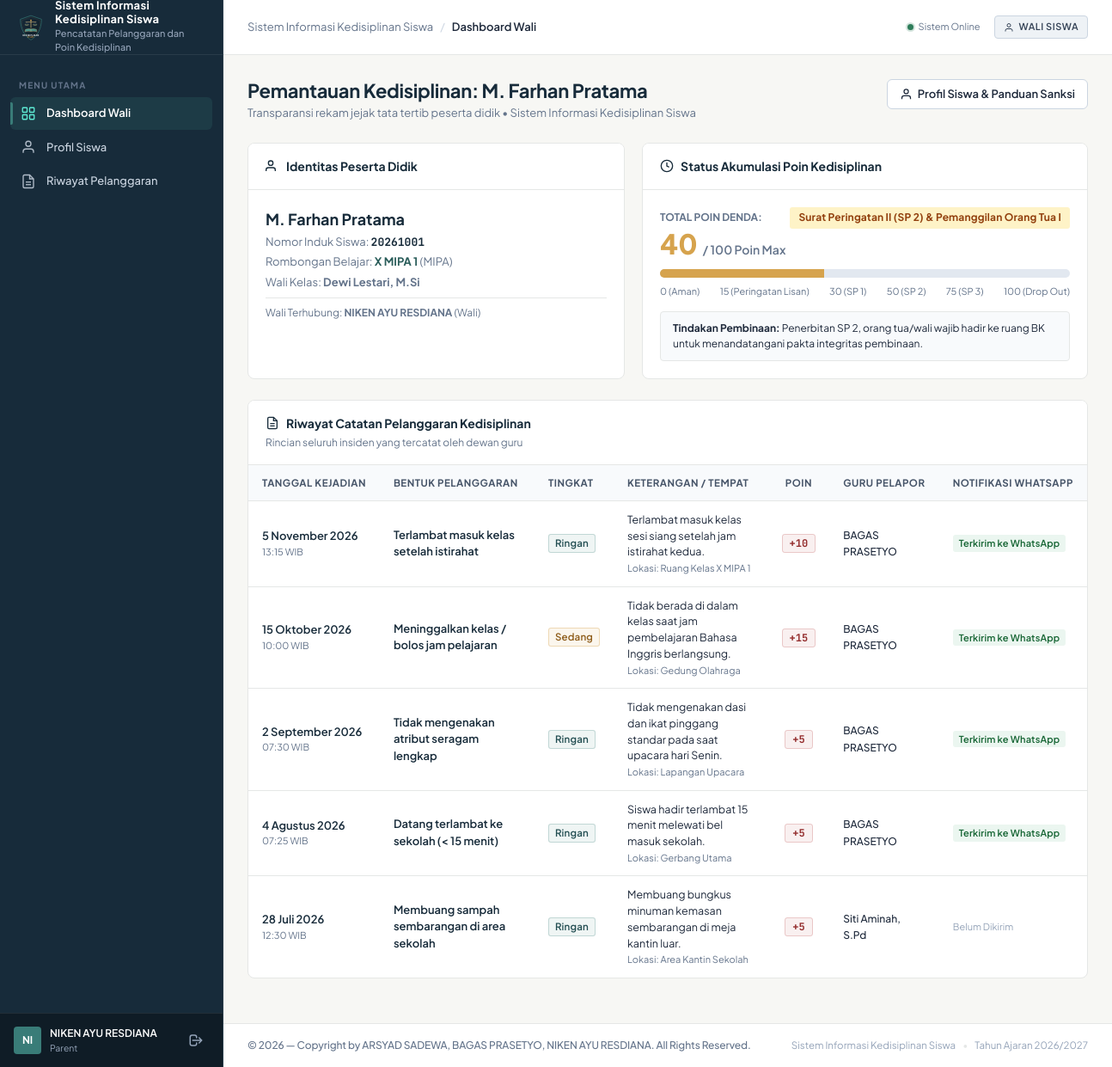
Page /parent/dashboard.php (signed in) on the committed database.
### tables this page shows
CREATE TABLE `users` (
    `id` INT AUTO_INCREMENT PRIMARY KEY,
    `username` VARCHAR(50) NOT NULL UNIQUE,
    `password` VARCHAR(255) NOT NULL,
    `full_name` VARCHAR(100) NOT NULL,
    `role` ENUM('admin', 'teacher', 'parent') NOT NULL,
    `status` ENUM('active', 'inactive') NOT NULL DEFAULT 'active',
    `last_login` DATETIME NULL,
    `created_at` TIMESTAMP DEFAULT CURRENT_TIMESTAMP,
    `updated_at` TIMESTAMP DEFAULT CURRENT_TIMESTAMP ON UPDATE CURRENT_TIMESTAMP
);

CREATE TABLE `parents` (
    `id` INT AUTO_INCREMENT PRIMARY KEY,
    `user_id` INT NULL,
    `student_id` INT NOT NULL,
    `nama_wali` VARCHAR(100) NOT NULL,
    `hubungan` ENUM('Ayah', 'Ibu', 'Wali') NOT NULL DEFAULT 'Ayah',
    `pekerjaan` VARCHAR(100) NULL,
    `no_telp` VARCHAR(20) NOT NULL,
    `alamat` TEXT NULL,
    `created_at` TIMESTAMP DEFAULT CURRENT_TIMESTAMP,
    `updated_at` TIMESTAMP DEFAULT CURRENT_TIMESTAMP ON UPDATE CURRENT_TIMESTAMP,
    CONSTRAINT `fk_parents_user` FOREIGN KEY (`user_id`) REFERENCES `users` (`id`) ON DELETE SET NULL ON UPDATE CASCADE,
    CONSTRAINT `fk_parents_student` FOREIGN KEY (`student_id`) REFERENCES `students` (`id`) ON DELETE CASCADE ON UPDATE CASCADE
);

CREATE TABLE `students` (
    `id` INT AUTO_INCREMENT PRIMARY KEY,
    `nis` VARCHAR(30) NOT NULL UNIQUE,
    `nisn` VARCHAR(30) NULL UNIQUE,
    `nama_lengkap` VARCHAR(100) NOT NULL,
    `jenis_kelamin` ENUM('L', 'P') NOT NULL,
    `class_id` INT NOT NULL,
    `tempat_lahir` VARCHAR(50) NULL,
    `tanggal_lahir` DATE NULL,
    `alamat` TEXT NULL,
    `no_telp_wali` VARCHAR(20) NOT NULL,
    `total_poin` INT NOT NULL DEFAULT 0,
    `status_siswa` ENUM('aktif', 'lulus', 'pindah', 'dikeluarkan') NOT NULL DEFAULT 'aktif',
    `created_at` TIMESTAMP DEFAULT CURRENT_TIMESTAMP,
    `updated_at` TIMESTAMP DEFAULT CURRENT_TIMESTAMP ON UPDATE CURRENT_TIMESTAMP,
    CONSTRAINT `fk_students_class` FOREIGN KEY (`class_id`) REFERENCES `classes` (`id`) ON DELETE RESTRICT ON UPDATE CASCADE
);

CREATE TABLE `classes` (
    `id` INT AUTO_INCREMENT PRIMARY KEY,
    `nama_kelas` VARCHAR(50) NOT NULL UNIQUE,
    `tingkat` ENUM('X', 'XI', 'XII') NOT NULL,
    `jurusan` VARCHAR(50) NOT NULL DEFAULT 'MIPA',
    `wali_kelas_id` INT NULL,
    `tahun_ajaran` VARCHAR(20) NOT NULL DEFAULT '2026/2027',
    `created_at` TIMESTAMP DEFAULT CURRENT_TIMESTAMP,
    `updated_at` TIMESTAMP DEFAULT CURRENT_TIMESTAMP ON UPDATE CURRENT_TIMESTAMP,
    CONSTRAINT `fk_classes_wali` FOREIGN KEY (`wali_kelas_id`) REFERENCES `teachers` (`id`) ON DELETE SET NULL ON UPDATE CASCADE
);

CREATE TABLE `teachers` (
    `id` INT AUTO_INCREMENT PRIMARY KEY,
    `user_id` INT NULL,
    `nip` VARCHAR(30) NOT NULL UNIQUE,
    `nama_guru` VARCHAR(100) NOT NULL,
    `jenis_kelamin` ENUM('L', 'P') NOT NULL,
    `jabatan` VARCHAR(100) NOT NULL DEFAULT 'Guru Bimbingan Konseling',
    `no_telp` VARCHAR(20) NOT NULL,
    `email` VARCHAR(100) NULL,
    `created_at` TIMESTAMP DEFAULT CURRENT_TIMESTAMP,
    `updated_at` TIMESTAMP DEFAULT CURRENT_TIMESTAMP ON UPDATE CURRENT_TIMESTAMP,
    CONSTRAINT `fk_teachers_user` FOREIGN KEY (`user_id`) REFERENCES `users` (`id`) ON DELETE SET NULL ON UPDATE CASCADE
);

CREATE TABLE `sanctions` (
    `id` INT AUTO_INCREMENT PRIMARY KEY,
    `nama_sanksi` VARCHAR(150) NOT NULL,
    `poin_min` INT NOT NULL,
    `poin_max` INT NOT NULL,
    `tindakan` TEXT NOT NULL,
    `tingkat_urgensi` ENUM('Rendah', 'Sedang', 'Tinggi', 'Kritis') NOT NULL DEFAULT 'Sedang',
    `created_at` TIMESTAMP DEFAULT CURRENT_TIMESTAMP
);

CREATE TABLE `violation_records` (
    `id` INT AUTO_INCREMENT PRIMARY KEY,
    `kode_transaksi` VARCHAR(50) NOT NULL UNIQUE,
    `student_id` INT NOT NULL,
    `category_id` INT NOT NULL,
    `teacher_id` INT NOT NULL,
    `poin` INT NOT NULL,
    `tanggal_kejadian` DATE NOT NULL,
    `waktu_kejadian` TIME NOT NULL,
    `tempat_kejadian` VARCHAR(100) NOT NULL DEFAULT 'Lingkungan Sekolah',
    `keterangan` TEXT NOT NULL,
    `status_tindak_lanjut` ENUM('Menunggu', 'Diproses', 'Selesai') NOT NULL DEFAULT 'Diproses',
    `created_at` TIMESTAMP DEFAULT CURRENT_TIMESTAMP,
    `updated_at` TIMESTAMP DEFAULT CURRENT_TIMESTAMP ON UPDATE CURRENT_TIMESTAMP,
    CONSTRAINT `fk_violations_student` FOREIGN KEY (`student_id`) REFERENCES `students` (`id`) ON DELETE RESTRICT ON UPDATE CASCADE,
    CONSTRAINT `fk_violations_category` FOREIGN KEY (`category_id`) REFERENCES `violation_categories` (`id`) ON DELETE RESTRICT ON UPDATE CASCADE,
    CONSTRAINT `fk_violations_teacher` FOREIGN KEY (`teacher_id`) REFERENCES `teachers` (`id`) ON DELETE RESTRICT ON UPDATE CASCADE
);

CREATE TABLE `violation_categories` (
    `id` INT AUTO_INCREMENT PRIMARY KEY,
    `kode` VARCHAR(20) NOT NULL UNIQUE,
    `nama_pelanggaran` VARCHAR(150) NOT NULL,
    `tingkat` ENUM('Ringan', 'Sedang', 'Berat') NOT NULL,
    `poin` INT NOT NULL,
    `deskripsi` TEXT NULL,
    `status` ENUM('active', 'inactive') NOT NULL DEFAULT 'active',
    `created_at` TIMESTAMP DEFAULT CURRENT_TIMESTAMP,
    `updated_at` TIMESTAMP DEFAULT CURRENT_TIMESTAMP ON UPDATE CURRENT_TIMESTAMP
);

### parent/dashboard.php (the view, shortened to what the rows shown need)
<?php
require_role(['parent']);
$user = current_user();
$pdo = get_db_connection();
$student_id = (int)($user['student_id'] ?? 0);
$stmtS = $pdo->prepare("
    SELECT s.*, c.nama_kelas, c.tingkat, c.jurusan, t.nama_guru as nama_wali_kelas, t.no_telp as telp_wali_kelas
    FROM students s
    JOIN classes c ON s.class_id = c.id
    LEFT JOIN teachers t ON c.wali_kelas_id = t.id
    WHERE s.id = ?
");
$stmtS->execute([$student_id]);
$child = $stmtS->fetch();
$sanction = get_sanction_by_points($child['total_poin']);
$points = (int)$child['total_poin'];
$pct = min(100, ($points / 100) * 100);
$meter_color = $points >= 50 ? 'danger' : ($points >= 20 ? 'warning' : 'safe');
$stmtV = $pdo->prepare("
    SELECT vr.*, vc.nama_pelanggaran, vc.tingkat, t.nama_guru,
           (SELECT n.status FROM notifications n WHERE n.violation_record_id = vr.id ORDER BY n.id DESC LIMIT 1) as wa_status
    FROM violation_records vr
    JOIN violation_categories vc ON vr.category_id = vc.id
    JOIN teachers t ON vr.teacher_id = t.id
    WHERE vr.student_id = ?
    ORDER BY vr.tanggal_kejadian DESC, vr.id DESC
");
$stmtV->execute([$student_id]);
$violations = $stmtV->fetchAll();
require_once __DIR__ . '/../includes/header.php';
?>
<div class="page-header">
  <div>
    <h1 class="page-title">Pemantauan Kedisiplinan: <?= e($child['nama_lengkap']) ?></h1>
    <p class="page-subtitle">Transparansi rekam jejak tata tertib peserta didik &bull; <?= e(APP_NAME) ?></p>
  </div>
</div>
<div style="display: grid; grid-template-columns: 1.1fr 1.3fr; gap: 20px; margin-bottom: 24px;">
  <div class="surface-card" style="margin-bottom: 0;">
    <div class="card-header-styled">
      <h2 class="card-title-styled">
        <svg width="16" height="16" viewBox="0 0 24 24" fill="none" stroke="currentColor" stroke-width="2"><path d="M17 21v-2a4 4 0 0 0-4-4H5a4 4 0 0 0-4 4v2"/><circle cx="9" cy="7" r="4"/></svg>
        Identitas Peserta Didik
      </h2>
    </div>
    <div class="card-body-styled">
      <div style="font-size: 18px; font-weight: 700; color: var(--color-primary);"><?= e($child['nama_lengkap']) ?></div>
      <div style="font-size: 13px; color: var(--color-text-muted); margin-top: 4px;">
        Nomor Induk Siswa: <strong style="font-family: var(--font-mono); color: var(--color-primary);"><?= e($child['nis']) ?></strong>
      </div>
      <div style="font-size: 13px; color: var(--color-text-muted); margin-top: 4px;">
        Rombongan Belajar: <strong style="color: var(--color-accent-dark);"><?= e($child['nama_kelas']) ?></strong> (<?= e($child['jurusan']) ?>)
      </div>
      <div style="font-size: 13px; color: var(--color-text-muted); margin-top: 4px;">
        Wali Kelas: <strong><?= e($child['nama_wali_kelas'] ?: '-') ?></strong>
      </div>
      <div style="font-size: 12px; color: var(--color-text-muted); margin-top: 8px; padding-top: 8px; border-top: 1px solid var(--color-border);">
        Wali Terhubung: <strong><?= e($user['nama_wali'] ?? $user['full_name']) ?></strong> (<?= e($user['hubungan'] ?? 'Wali') ?>)
      </div>
    </div>
  </div>
  <div class="surface-card" style="margin-bottom: 0;">
    <div class="card-header-styled">
      <h2 class="card-title-styled">
        <svg width="16" height="16" viewBox="0 0 24 24" fill="none" stroke="currentColor" stroke-width="2"><circle cx="12" cy="12" r="10"/><path d="M12 6v6l4 2"/></svg>
        Status Akumulasi Poin Kedisiplinan
      </h2>
    </div>
    <div class="card-body-styled">
      <div style="display: flex; justify-content: space-between; align-items: baseline;">
        <div>
          <span style="font-size: 12px; color: var(--color-text-muted); text-transform: uppercase; font-weight: 700;">Total Poin Denda:</span>
          <div style="font-size: 32px; font-weight: 800; line-height: 1.1; margin-top: 4px; color: <?= $points >= 50 ? 'var(--color-danger)' : ($points >= 20 ? 'var(--color-warning)' : 'var(--color-success)') ?>;">
            <?= $points ?> <span style="font-size: 14px; font-weight: 600; color: var(--color-text-muted);">/ 100 Poin Max</span>
          </div>
        </div>
        <div style="text-align: right;">
          <span class="badge" style="background-color: <?= $points >= 50 ? '#FEE2E2' : ($points >= 20 ? '#FEF3C7' : '#EBF6F0') ?>; color: <?= $points >= 50 ? '#991B1B' : ($points >= 20 ? '#92400E' : '#166534') ?>; font-size: 12px; font-weight: 700; padding: 4px 10px;">
            <?= e($sanction['nama_sanksi']) ?>
          </span>
        </div>
      </div>
      <div class="meter-track">
        <div class="meter-fill <?= $meter_color ?>" style="width: <?= $pct ?>%;"></div>
      </div>
      <div class="meter-thresholds">
        <span>0 (Aman)</span>
        <span>15 (Peringatan Lisan)</span>
        <span>30 (SP 1)</span>
        <span>50 (SP 2)</span>
        <span>75 (SP 3)</span>
        <span>100 (Drop Out)</span>
      </div>
      <div style="margin-top: 14px; font-size: 12px; color: var(--color-text-main); background: #F8FAFC; border: 1px solid var(--color-border); padding: 10px 14px; border-radius: var(--radius-sm);">
        <strong>Tindakan Pembinaan:</strong> <?= e($sanction['tindakan']) ?>
      </div>
    </div>
  </div>
</div>
<div class="surface-card">
  <div class="card-header-styled">
    <div>
      <h2 class="card-title-styled">
        <svg width="16" height="16" viewBox="0 0 24 24" fill="none" stroke="currentColor" stroke-width="2"><path d="M14 2H6a2 2 0 0 0-2 2v16a2 2 0 0 0 2 2h12a2 2 0 0 0 2-2V8z"/><polyline points="14 2 14 8 20 8"/><line x1="16" y1="13" x2="8" y2="13"/><line x1="16" y1="17" x2="8" y2="17"/></svg>
        Riwayat Catatan Pelanggaran Kedisiplinan
      </h2>
    </div>
  </div>
  <div class="card-body-styled" style="padding: 0;">
    <div class="table-responsive">
      <table class="app-table">
        <thead>
          <tr>
            <th>Tanggal Kejadian</th>
            <th>Bentuk Pelanggaran</th>
            <th>Tingkat</th>
            <th>Keterangan / Tempat</th>
            <th style="text-align: center;">Poin</th>
            <th>Guru Pelapor</th>
            <th>Notifikasi WhatsApp</th>
          </tr>
        </thead>
        <tbody>
          <?php if (empty($violations)): ?>
            <tr>
              <td colspan="7">
                <div class="empty-state">
                  <svg class="empty-state-icon" style="color: var(--color-success);" viewBox="0 0 24 24" fill="none" stroke="currentColor" stroke-width="1.5">
                    <path d="M12 22s8-4 8-10V5l-8-3-8 3v7c0 6 8 10 8 10z"/>
                  </svg>
                  <div class="empty-state-title" style="color: var(--color-success);">Tidak Ada Catatan Pelanggaran</div>
                  <div class="empty-state-text">Putra/putri Anda memiliki rekam jejak kedisiplinan yang sangat terpuji tanpa ada pelanggaran tercatat.</div>
                </div>
              </td>
            </tr>
          <?php else: ?>
            <?php foreach ($violations as $v):
              $sev_class = ($v['tingkat'] === 'Berat') ? 'badge-berat' : (($v['tingkat'] === 'Sedang') ? 'badge-sedang' : 'badge-ringan');
            ?>
              <tr>
                <td>
                  <div style="font-weight: 600; color: var(--color-primary);"><?= format_date_id($v['tanggal_kejadian']) ?></div>
                  <div style="font-size: 11px; color: var(--color-text-muted);"><?= substr($v['waktu_kejadian'], 0, 5) ?> WIB</div>
                </td>
                <td>
                  <span style="font-weight: 600; font-size: 13px; color: var(--color-primary);"><?= e($v['nama_pelanggaran']) ?></span>
                </td>
                <td>
                  <span class="badge <?= $sev_class ?>"><?= e($v['tingkat']) ?></span>
                </td>
                <td>
                  <div style="font-size: 12.5px; color: var(--color-text-main);"><?= e($v['keterangan']) ?></div>
                  <div style="font-size: 11px; color: var(--color-text-muted); margin-top: 2px;">Lokasi: <?= e($v['tempat_kejadian']) ?></div>
                </td>
                <td style="text-align: center;">
                  <span class="badge-points danger" style="font-weight: 700;">+<?= (int)$v['poin'] ?></span>
                </td>
                <td>
                  <span style="font-size: 12px; font-weight: 500;"><?= e($v['nama_guru']) ?></span>
                </td>
                <td>
                  <?php if ($v['wa_status'] === 'sent' || $v['wa_status'] === 'simulated'): ?>
                    <span class="badge" style="background-color: #EBF6F0; color: #166534; font-size: 11px;">
                      Terkirim ke WhatsApp
                    </span>
                  <?php else: ?>
                    <span style="font-size: 11px; color: var(--color-text-subtle);">Belum Dikirim</span>
                  <?php endif; ?>
                </td>
              </tr>
            <?php endforeach; ?>
          <?php endif; ?>
        </tbody>
      </table>
    </div>
  </div>
</div>
<?php require_once __DIR__ . '/../includes/footer.php'; ?>

### includes/sidebar.php (shortened to what the rows shown need)
<?php
$user = current_user();
?>
<aside class="app-sidebar" id="app-sidebar">
  <div class="sidebar-footer">
    <div class="user-mini-profile">
      <div class="user-avatar-initials">
        <?= strtoupper(substr($user['full_name'], 0, 2)) ?>
      </div>
      <div class="user-info">
        <span class="user-name" title="<?= e($user['full_name']) ?>"><?= e($user['full_name']) ?></span>
        <span class="user-role"><?= e($user['role']) ?></span>
      </div>
    </div>
  </div>
</aside>

### rows in the picture
users: id.nama_wali "NI", id.nama_wali "NIKEN AYU RESDIANA", id "Parent", id "Wali"
students: nama_lengkap "M. Farhan Pratama", nis "20261001", class.nama_kelas "X MIPA 1", class.jurusan "MIPA", teachers.nama_guru "Dewi Lestari, M.Si", total_poin "40"
sanctions: nama_sanksi "Surat Peringatan II (SP 2) & Pemanggilan Orang Tua I", tindakan "Penerbitan SP 2, orang tua/wali wajib hadir ke ruang BK untuk menandatangani pakta integritas pembinaan."
violation_records: tanggal_kejadian "5 November 2026", waktu_kejadian "13:15", category.nama_pelanggaran "Terlambat masuk kelas setelah istirahat", category.tingkat "Ringan", keterangan "Terlambat masuk kelas sesi siang setelah jam istirahat kedua.", tempat_kejadian "Ruang Kelas X MIPA 1", poin "10", teacher.nama_guru "BAGAS PRASETYO", shows "Terkirim ke WhatsApp"
violation_records: tanggal_kejadian "15 Oktober 2026", waktu_kejadian "10:00", category.nama_pelanggaran "Meninggalkan kelas / bolos jam pelajaran", category.tingkat "Sedang", keterangan "Tidak berada di dalam kelas saat jam pembelajaran Bahasa Inggris berlangsung.", tempat_kejadian "Gedung Olahraga", poin "15", teacher.nama_guru "BAGAS PRASETYO", shows "Terkirim ke WhatsApp"
violation_records: tanggal_kejadian "2 September 2026", waktu_kejadian "07:30", category.nama_pelanggaran "Tidak mengenakan atribut seragam lengkap", category.tingkat "Ringan", keterangan "Tidak mengenakan dasi dan ikat pinggang standar pada saat upacara hari Senin.", tempat_kejadian "Lapangan Upacara", poin "5", teacher.nama_guru "BAGAS PRASETYO", shows "Terkirim ke WhatsApp"
violation_records: tanggal_kejadian "4 Agustus 2026", waktu_kejadian "07:25", category.nama_pelanggaran "Datang terlambat ke sekolah (< 15 menit)", category.tingkat "Ringan", keterangan "Siswa hadir terlambat 15 menit melewati bel masuk sekolah.", tempat_kejadian "Gerbang Utama", poin "5", teacher.nama_guru "BAGAS PRASETYO", shows "Terkirim ke WhatsApp"
violation_records: tanggal_kejadian "28 Juli 2026", waktu_kejadian "12:30", category.nama_pelanggaran "Membuang sampah sembarangan di area sekolah", category.tingkat "Ringan", keterangan "Membuang bungkus minuman kemasan sembarangan di meja kantin luar.", tempat_kejadian "Area Kantin Sekolah", poin "5", teacher.nama_guru "Siti Aminah, S.Pd", shows "Belum Dikirim"

### other values in the picture
APP_NAME "Sistem Informasi Kedisiplinan Siswa"
APP_SUBTITLE "Pencatatan Pelanggaran dan Poin Kedisiplinan"
$b['title'] "Dashboard Wali"
get_setting('academic_year', '2026/2027') "2026/2027"
